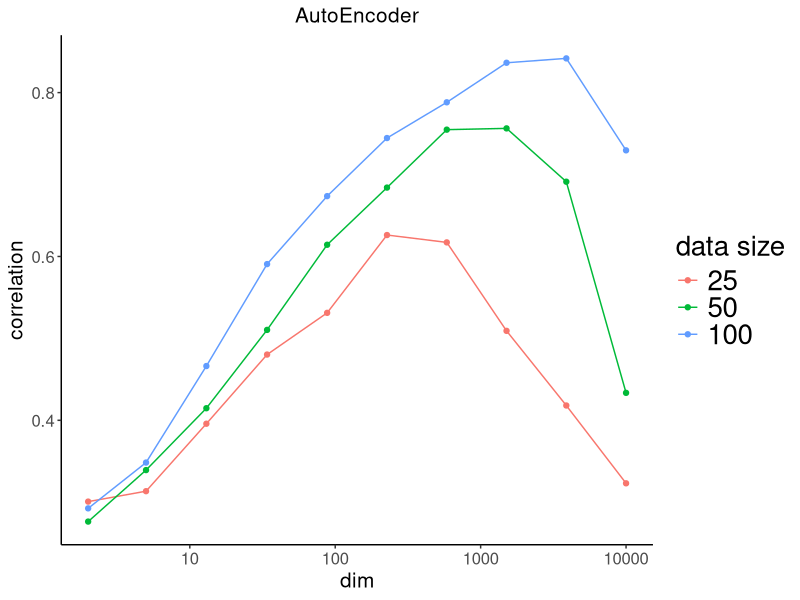

This chart was generated by the following R code:
## ---- chunk 1
knitr::opts_chunk$set(echo=TRUE)
knitr::opts_knit$set(root.dir="/home/robin/Documents/Conferences/AISTATS/2022/Code")
## ---- chunk 2
library("ggplot2") # general plotting
## ---- chunk 3
cors_auto <- read.table("Results/Size/AUTO_alpha5.csv", # load the results
                        sep=",", row.names=1, header=TRUE)
ggplot(data=cors_auto, aes(x=dim, y=cor, color=factor(size))) +
  geom_line() +
  geom_point() +
  scale_x_log10() +
  ylab("correlation") +
  labs(col="data size") +
  ggtitle("AutoEncoder") +
  theme_classic() +
  theme(text=element_text(size=15), plot.title=element_text(hjust=0.5, size=15),
        legend.title=element_text(size=20), legend.text=element_text(size=20))
